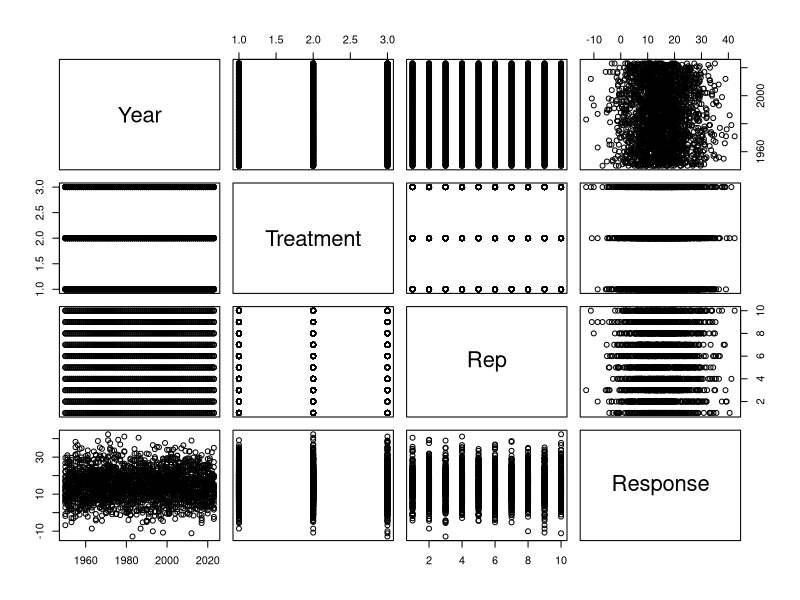
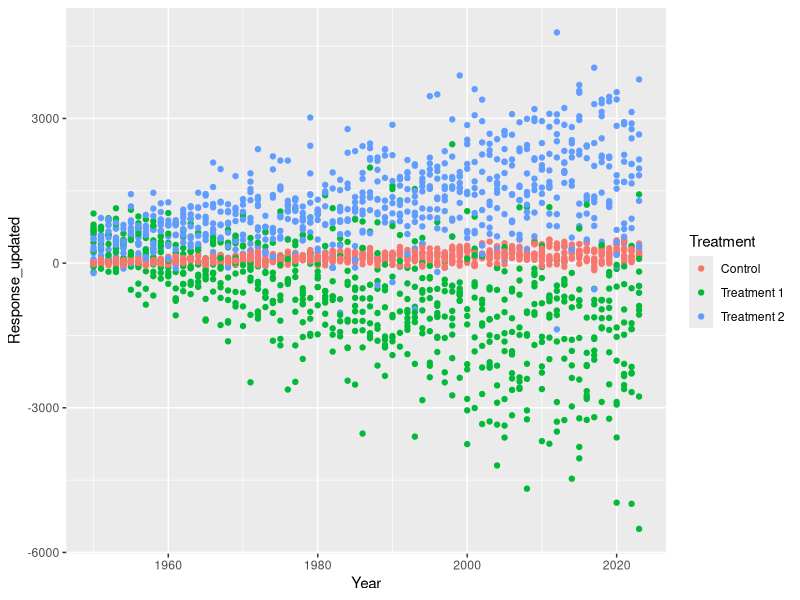
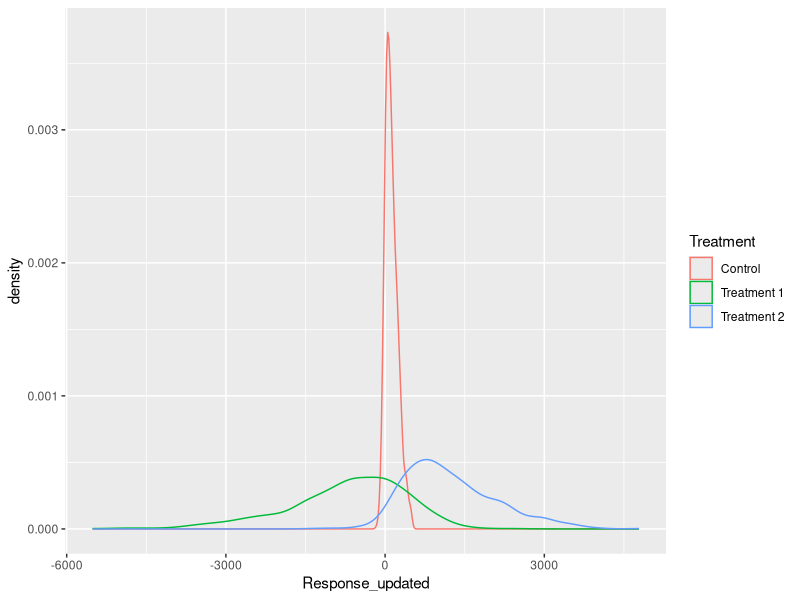
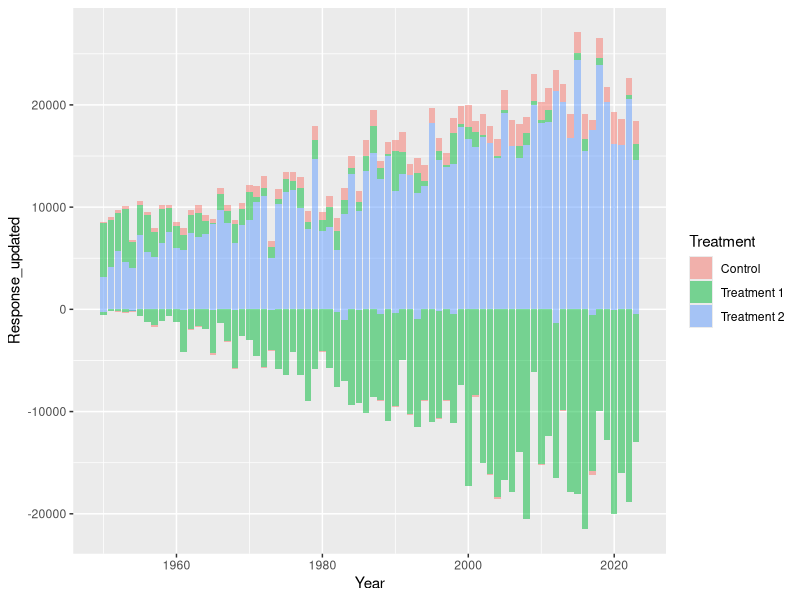
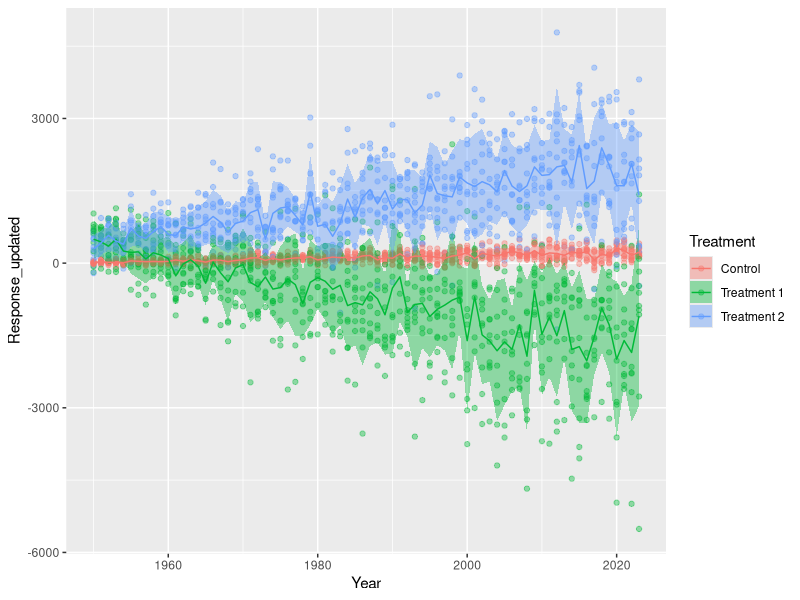
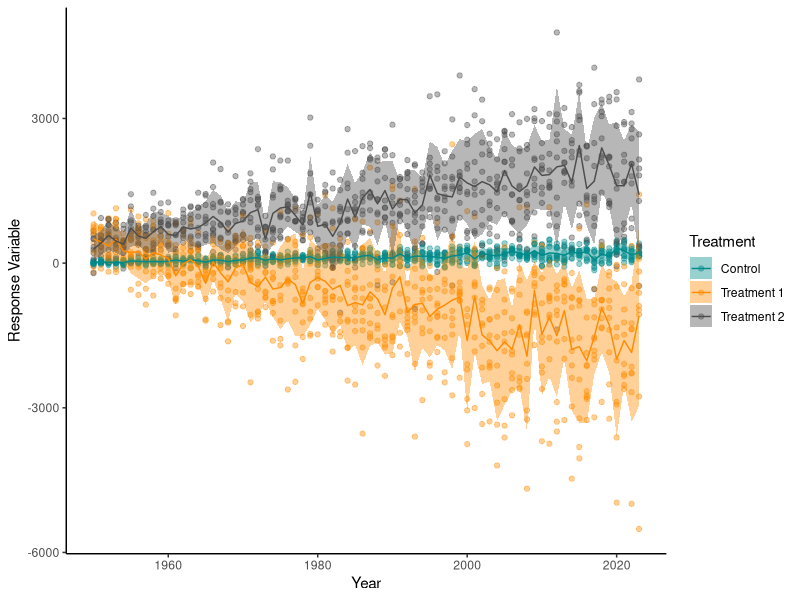
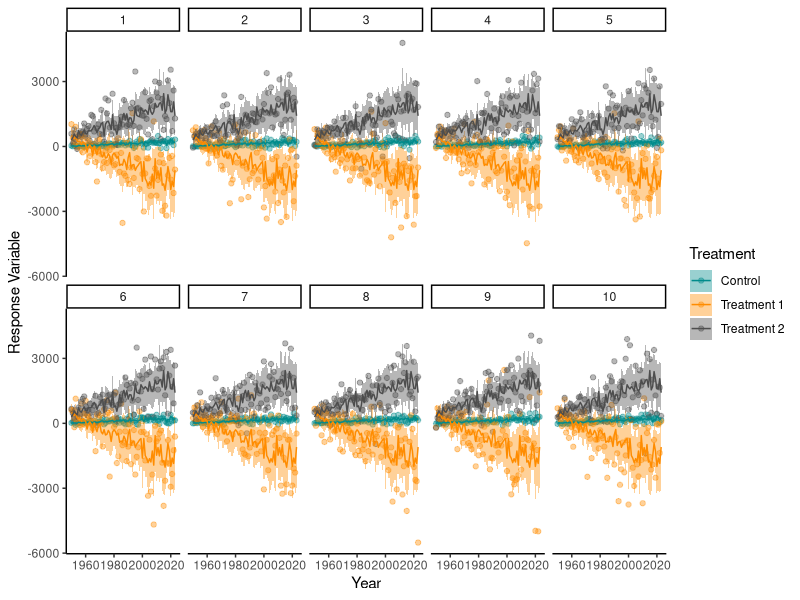

Write R code to recreate these figures, in order.
### Introduction to R

  # Basics
  
## R is a open source statistical programming language. It can used through many Graphic User Interfaces (GUI) my preferences is 
## to use RStudio but VSCode is good and you can also code in base R. 
## 
## This workshop will rely on using code written in RStudio and locations of things (Script, Console, Environment, Plots) will be RStudio specific but the code could be run in any GUI.
## 
## Scripts are saved code that you are editing (What I am writing in currently), you then execute (run) the code in the console (Normally below the script window)
## 
## You can execute code one line by having your cursor on that line in the script or select many lines then click the run buttom or cmd+enter (mac) or ctrl+enter (pc)
## 
## Everything to the right of a hastag '#' is not executed, therefore we can use this to make comments or writing in scripts
## 
## R code can be used to do simple calculations with values or even create lists, vectors, values, dataframes and more complex objects in the "global environment". (normally top right)
## 

6*6


#  We can use either <- or = to assign a value, list or dataframe into an object


a<- 17


## We use c() to concatenate elements together, which means make them into a vector


b<- c(1,5,5,3,7)


## We can then perform different functions between objects


a*b


## We can even save the results to a new object

c<-a*b


## Then we can look at what is in the object by running the object


c


# Packages

## R relies upon packages, groups of specific functions, which can be installed from the internet and then loaded into a script. 
## Base R, a package always already installed and loaded with R, is very powerful and useful but less user friendly for some tasks.
## From Base R we can use the install.packages() function to install a package from online.


#install.packages("dplyr") 


## You only have to do this when you first want the package or want to updated it. 
## 
## Once a package is installed we have to tell R that we want to use functions from this package so we load it


library(dplyr) 


## This needs to be run every new R session when this package is used.
## 
## 
## We can now run functions from the dplyr library, specifically dplyr is a library, which is part of a group of packages called the tidyverse
## 
## We will use this group of packages for reading data into R (readr), manipulating data (dplyr) and visualisng data (ggplot2)
## 
################# Data Manipulation 
## 
## First we can make some data into a dataframe, explore this data, transform and add to it, then we will make some figures with it.
## R has some very useful random and non-random data generation functions 


#install.packages("tidyverse") 
library(tidyverse)

Year <- seq(from=1950,to=2023,by=1)
Treatment <- c("Control","Treatment 1","Treatment 2")
Rep<- seq(from=1,to=10,by=1)


## These are three vectors, which we can check information about them with a few simple functions


length(Year)
summary(Year)

length(Treatment)
summary(Treatment)

length(Rep)
summary(Rep)


## We want to combine these vectors so we have a row for each rep, year and treatment, we can do this by expanding the grid and create a new dataframe called df.


df<-expand.grid(Year=Year,Treatment=Treatment,Rep=Rep)


## This df is all the meta data we want for our dataframe that we want to now make up some response data


Response<-rnorm(n=nrow(df),mean = 15,sd=8)


## We can then combine this to our df


df$Response<-Response


################# Visualisation

## We can check the data we have using a base plot function


plot(df)


## Here we can see that the response is totally random, regardless of treatment and year
## for interesting plotting we can change this 
## For manipulation we can use something called pipes %>% which push the output from one line into the function on the next line
## we can change the values of response by the values of year and treatment using the case_when function to create clauses similar to if else statements
## The mutate function can be used to create new columns based on current columns or other values/objects
## 
## These two lines do the same, but one uses a pipe and one doesn't. For a simple example there is little to no difference, but when using multiple functions in a row piping makes code a lot easier to read and understand what order functions have been carried out in.



df_1<-df %>% 
  mutate(Response_updated=case_when(Treatment=="Control"~jitter(Response)*((Year-1930)/5)-50,
                                    Treatment=="Treatment 1"~jitter(Response)*((Year-1930)*-2)+1000,
                                    Treatment=="Treatment 2"~jitter(Response)*((Year-1930)*1.5)-4))



df_1<-mutate(df,
             Response_updated=case_when(Treatment=="Control"~jitter(Response)*((Year-1930)/5)-50,
                                    Treatment=="Treatment 1"~jitter(Response)*((Year-1930)*-2)+1000,
                                    Treatment=="Treatment 2"~jitter(Response)*((Year-1930)*1.5)-4))




## We can now calculate some summary statistics such as mean or standard deviation using group_by and summarise


df_1_summary<-df_1 %>% 
  group_by(Treatment) %>% 
  summarise(MeanResponse=mean(Response_updated),
            SDResponse=sd(Response_updated))

df_1_summary

df_1_summary_year<-df_1 %>% 
  group_by(Treatment,Year) %>% 
  summarise(MeanResponse=mean(Response_updated),
            SDResponse=sd(Response_updated))

df_1_summary_year


## Now lets try and plot these data, for more complex plots ggplot2 is by far the best package
## we first make a blank ggplot saying what data we will include
## then we want to add layers to the plot for what we want to plot and how we want it to look
## for elements of the plot that change with data from the df we use the aes() function


ggplot(df_1)+
  geom_point(aes(x=Year,y=Response_updated,colour=Treatment))



## This looks good but could be Nicer there are many geom types to dictate the type of plot


ggplot(df_1)+
  geom_density(aes(x=Response_updated,colour=Treatment))

ggplot(df_1)+
  geom_col(aes(x=Year,y=Response_updated,fill=Treatment),alpha=0.5)


## We can also add new data into the same plot so we could use the summary data too, for this we add the data to the geom we want it used for


ggplot()+
  geom_point(data=df_1,mapping=aes(x=Year,y=Response_updated,colour=Treatment),
             alpha=0.4)+
  geom_ribbon(data=df_1_summary_year,mapping=aes(x=Year,ymax=MeanResponse+SDResponse,
                                                 ymin=MeanResponse-SDResponse,fill=Treatment),
              alpha=0.4)+
  geom_line(data=df_1_summary_year,mapping=aes(x=Year,y=MeanResponse,colour=Treatment))


## We can now change the style and appearance , theme() is used to change appearances


ggplot()+
  geom_point(data=df_1,mapping=aes(x=Year,y=Response_updated,colour=Treatment),
             alpha=0.4)+
  geom_ribbon(data=df_1_summary_year,mapping=aes(x=Year,ymax=MeanResponse+SDResponse,
                                                 ymin=MeanResponse-SDResponse,fill=Treatment),
              alpha=0.4)+
  geom_line(data=df_1_summary_year,mapping=aes(x=Year,y=MeanResponse,colour=Treatment))+
  scale_color_manual(values=c("darkcyan","darkorange","grey30"))+
  scale_fill_manual(values=c("darkcyan","darkorange","grey30"))+
  labs(x="Year",y="Response Variable")+
  theme_classic()


## We could even separate plots by another column 


ggplot()+
  geom_point(data=df_1,mapping=aes(x=Year,y=Response_updated,colour=Treatment),
             alpha=0.4)+
  geom_ribbon(data=df_1_summary_year,mapping=aes(x=Year,ymax=MeanResponse+SDResponse,
                                                 ymin=MeanResponse-SDResponse,fill=Treatment),
              alpha=0.4)+
  geom_line(data=df_1_summary_year,mapping=aes(x=Year,y=MeanResponse,colour=Treatment))+
  facet_wrap(~Rep, nrow=2)+
  scale_color_manual(values=c("darkcyan","darkorange","grey30"))+
  scale_fill_manual(values=c("darkcyan","darkorange","grey30"))+
  labs(x="Year",y="Response Variable")+
  theme_classic()


## Google is full of different elements that can be changed within a plot,
## you can google exactly what you want, then normally stackoverflow answers or blogs will help most

